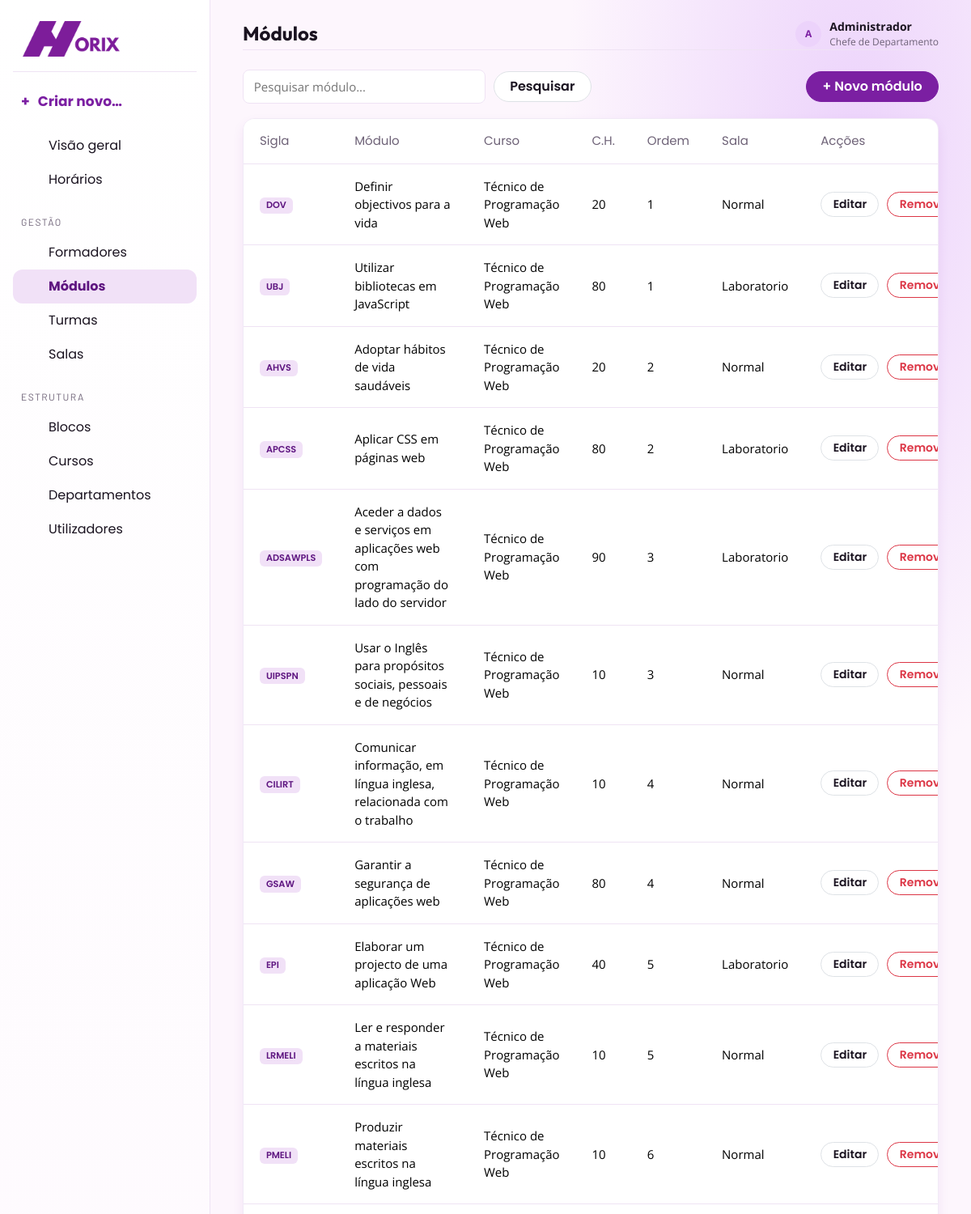
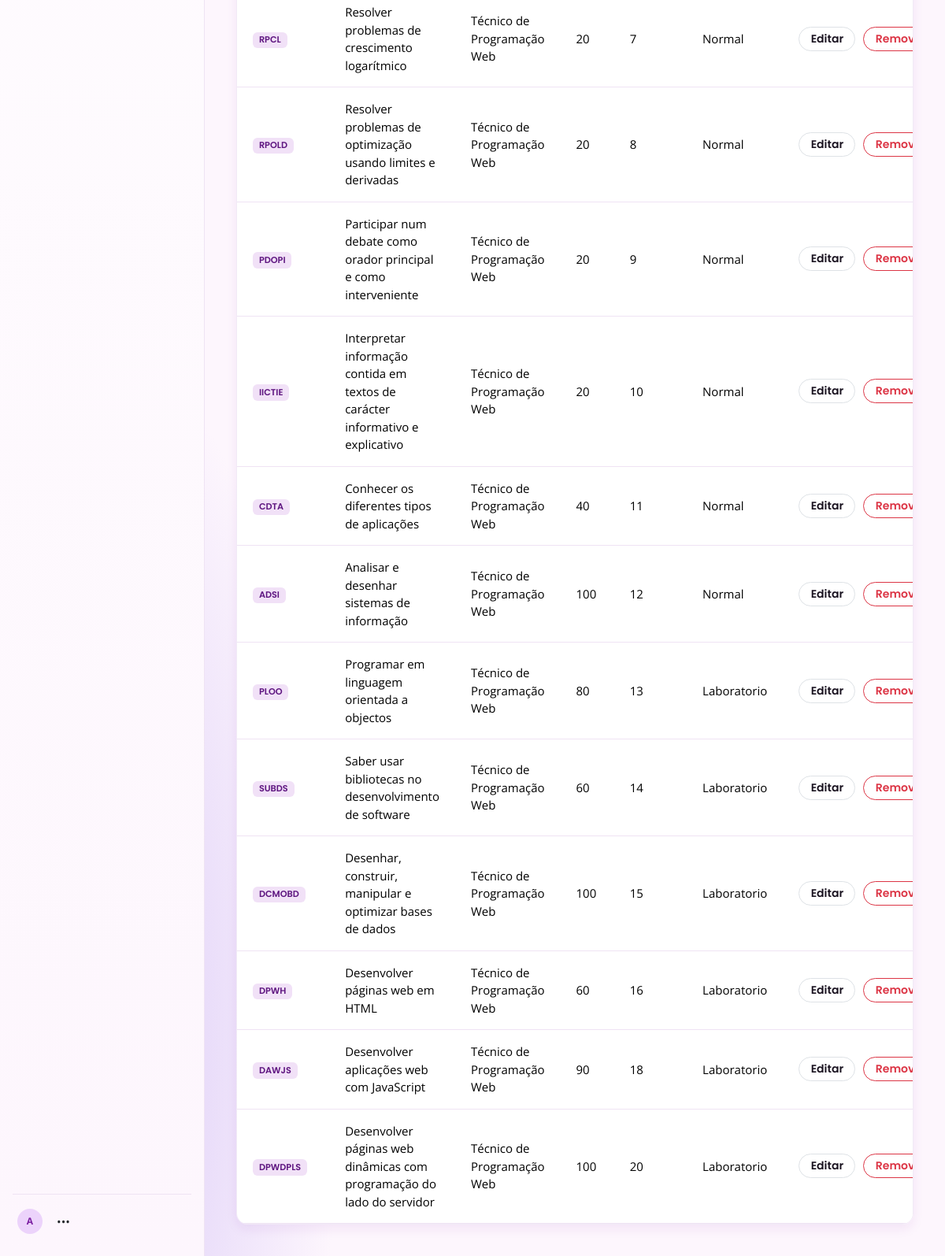
Screenshot of /View/html-php/Modulo.php (signed in) with the database file from the repository (2 pictures, top to bottom).
### tables this page shows
CREATE TABLE `utilizador` (
  `id_utilizador` int(11) NOT NULL,
  `nome` varchar(100) NOT NULL,
  `email` varchar(120) NOT NULL,
  `senha` varchar(255) NOT NULL,
  `perfil` enum('Chefe de Departamento','Formador') NOT NULL,
  `ativo` tinyint(1) NOT NULL DEFAULT 1,
  `criado_em` timestamp NOT NULL DEFAULT current_timestamp()
);

CREATE TABLE `modulo` (
  `id_modulo` int(11) NOT NULL,
  `nome` varchar(100) NOT NULL,
  `siglas` varchar(20) NOT NULL,
  `carga_horaria` int(11) NOT NULL DEFAULT 40,
  `ordem` int(11) NOT NULL DEFAULT 1,
  `tipo_sala` varchar(30) DEFAULT NULL,
  `id_curso` int(11) NOT NULL
);

CREATE TABLE `curso` (
  `id_curso` int(11) NOT NULL,
  `nome` varchar(100) NOT NULL,
  `id_departamento` int(11) NOT NULL
);

### Conexao/Conexao.php (called while the page is built, shortened)
<?php
function db(): mysqli
{
    static $con;
    if ($con instanceof mysqli) {
        return $con;
    }
    $con = new mysqli('localhost', 'root', '', 'gestao_horarios', "3306");
    $con->set_charset('utf8mb4');
    return $con;
}

### View/html-php/Modulo.php (the view, shortened to what this page needs)
<?php
require_once '../../bootstrap.php';
$q = post('q', $_GET['q'] ?? '');
$data = $q !== ''
    ? rows(
        'SELECT m.*, c.nome curso
         FROM modulo m
         JOIN curso c ON c.id_curso = m.id_curso
         WHERE m.nome LIKE ? OR m.siglas LIKE ? OR c.nome LIKE ?
         ORDER BY m.ordem, m.nome',
        'sss',
        '%' . $q . '%',
        '%' . $q . '%',
        '%' . $q . '%'
    )
    : rows(
        'SELECT m.*, c.nome curso
         FROM modulo m
         JOIN curso c ON c.id_curso = m.id_curso
         ORDER BY m.ordem, m.nome'
    );
layout_start('Módulos');
?>
<div class="toolbar">
    <form class="toolbar-left" method="get">
        <input class="search" name="q" value="<?= e($q) ?>" placeholder="Pesquisar módulo...">
        <button class="btn btn-light border">Pesquisar</button>
    </form>
    <button type="button" class="btn btn-primary" data-modal="novo" data-title="Novo módulo">+ Novo módulo</button>
</div>
<div class="card table-wrap">
    <table class="table align-middle mb-0">
        <thead>
            <tr>
                <th>Sigla</th>
                <th>Módulo</th>
                <th>Curso</th>
                <th>C.H.</th>
                <th>Ordem</th>
                <th>Sala</th>
                <th>Acções</th>
            </tr>
        </thead>
        <tbody>
            <?php foreach ($data as $r): ?>
                <tr>
                    <td><span class="badge blue"><?= e($r['siglas']) ?></span></td>
                    <td><?= e($r['nome']) ?></td>
                    <td><?= e($r['curso']) ?></td>
                    <td><?= e($r['carga_horaria']) ?></td>
                    <td><?= e($r['ordem']) ?></td>
                    <td><?= e($r['tipo_sala'] ?: 'Qualquer') ?></td>
                    <td>
                        <div class="actions">
                            <button type="button" class="btn btn-sm btn-light border" data-modal="editar" data-title="Editar módulo" data-row="<?= row_json($r) ?>">Editar</button>
                            <button type="button" class="btn btn-sm btn-outline-danger" data-modal="remover" data-title="Remover módulo" data-row="<?= row_json($r) ?>">Remover</button>
                        </div>
                    </td>
                </tr>
            <?php endforeach; ?>
        </tbody>
    </table>
</div>
<?php
layout_end();

### bootstrap.php (shortened to what this page needs)
<?php
require_once __DIR__ . '/Conexao/Conexao.php';
function e($v): string
{
    return htmlspecialchars((string) $v, ENT_QUOTES, 'UTF-8');
}
function row_json(array $r): string
{
    unset($r['senha']);
    return e(json_encode($r, JSON_UNESCAPED_UNICODE));
}
function post($key, $default = ''): string
{
    return trim((string) ($_POST[$key] ?? $default));
}
function page_acl(): array
{
    $todos = [PERFIL_CHEFE, PERFIL_FORMADOR];
    $chefe = [PERFIL_CHEFE];
    return [
        'TelaPrincipal.php' => $todos,
        'GerarHorario.php' => $todos,
        'HorarioPDF.php' => $chefe,
        'Formador.php' => $chefe,
        'FormadorModulos.php' => $chefe,
        'Disponibilidade.php' => $chefe,
        'Modulo.php' => $chefe,
        'Turma.php' => $chefe,
        'Sala.php' => $chefe,
        'Bloco.php' => $chefe,
        'Curso.php' => $chefe,
        'Departamento.php' => $chefe,
        'Utilizador.php' => $chefe,
    ];
}
function logged(): bool
{
    return !empty($_SESSION['user']);
}
function refresh_session_user(): void
{
    static $done = false;
    if ($done || !logged()) {
        return;
    }
    $u = one(
        'SELECT id_utilizador,nome,email,perfil FROM utilizador WHERE id_utilizador=? AND ativo=1',
        'i',
        (int) ($_SESSION['user']['id'] ?? 0)
    );
}
function require_login(): void
{
    refresh_session_user();
}
function user(): array
{
    return $_SESSION['user'] ?? [];
}
function perfil(): string
{
    return (string) (user()['perfil'] ?? '');
}
function is_chefe(): bool
{
    return logged() && perfil() === PERFIL_CHEFE;
}
function can_manage(): bool
{
    return is_chefe();
}
function can_access(string $file): bool
{
    $acl = page_acl();
    return !isset($acl[$file]) || in_array(perfil(), $acl[$file], true);
}
function enforce_page_access(): void
{
    require_login();
}
function rows(string $sql, string $types = '', ...$args): array
{
    $st = db()->prepare($sql);
    if ($types) {
        $st->bind_param($types, ...$args);
    }
    $st->execute();
    $r = $st->get_result();
    return $r ? $r->fetch_all(MYSQLI_ASSOC) : [];
}
function one(string $sql, string $types = '', ...$args): ?array
{
    $a = rows($sql, $types, ...$args);
    return $a[0] ?? null;
}
function active(string $file): string
{
    return basename($_SERVER['PHP_SELF']) === $file ? 'active' : '';
}
function icon(string $name, int $size = 18): string
{
    $paths = [
        'dashboard' => '<rect x="3" y="3" width="7" height="7" rx="1"/><rect x="14" y="3" width="7" height="7" rx="1"/><rect x="3" y="14" width="7" height="7" rx="1"/><rect x="14" y="14" width="7" height="7" rx="1"/>',
        'calendar' => '<rect x="3" y="4" width="18" height="17" rx="2"/><path d="M16 2v4M8 2v4M3 10h18"/>',
        'plan' => '<path d="M4 5h16M4 12h16M4 19h10"/><circle cx="17" cy="19" r="3"/>',
        'users' => '<path d="M16 21v-2a4 4 0 0 0-4-4H6a4 4 0 0 0-4 4v2"/><circle cx="9" cy="7" r="4"/><path d="M22 21v-2a4 4 0 0 0-3-3.87M16 3.13a4 4 0 0 1 0 7.75"/>',
        'book' => '<path d="M4 5.5A2.5 2.5 0 0 1 6.5 3H20v16H6.5A2.5 2.5 0 0 0 4 21.5z"/><path d="M4 5.5v16M8 7h8M8 11h8"/>',
        'school' => '<path d="m3 9 9-5 9 5-9 5z"/><path d="M7 12v5c3 2 7 2 10 0v-5M21 10v6"/>',
        'room' => '<path d="M4 21V5a2 2 0 0 1 2-2h12a2 2 0 0 1 2 2v16"/><path d="M9 21v-5h6v5M8 7h2M14 7h2M8 11h2M14 11h2"/>',
        'building' => '<path d="M4 21V4h12v17M16 9h4v12M8 8h4M8 12h4M8 16h4"/>',
        'book-open' => '<path d="M3 5a2 2 0 0 1 2-2h6v17H5a2 2 0 0 0-2 2zM21 5a2 2 0 0 0-2-2h-6v17h6a2 2 0 0 1 2 2z"/>',
        'user' => '<circle cx="12" cy="8" r="4"/><path d="M4 21a8 8 0 0 1 16 0"/>',
        'logout' => '<path d="M10 17l5-5-5-5M15 12H3"/><path d="M14 3h5a2 2 0 0 1 2 2v14a2 2 0 0 1-2 2h-5"/>',
        'sun' => '<circle cx="12" cy="12" r="4"/><path d="M12 2v2M12 20v2M4.93 4.93l1.41 1.41M17.66 17.66l1.41 1.41M2 12h2M20 12h2M4.93 19.07l1.41-1.41M17.66 6.34l1.41-1.41"/>',
        'moon' => '<path d="M21 12.8A8.5 8.5 0 1 1 11.2 3 6.7 6.7 0 0 0 21 12.8z"/>',
    ];
    $body = $paths[$name] ?? $paths['dashboard'];
    return '<svg class="icon-svg" width="' . $size . '" height="' . $size . '" viewBox="0 0 24 24" fill="none" stroke="currentColor" stroke-width="1.9" stroke-linecap="round" stroke-linejoin="round" aria-hidden="true">' . $body . '</svg>';
}
function nav_all(): array
{
    return [
        ['', [
            ['TelaPrincipal.php', 'Visão geral', 'dashboard'],
            ['GerarHorario.php', 'Horários', 'calendar'],
        ]],
        ['Gestão', [
            ['Formador.php', 'Formadores', 'users'],
            ['Modulo.php', 'Módulos', 'book'],
            ['Turma.php', 'Turmas', 'school'],
            ['Sala.php', 'Salas', 'room'],
        ]],
        ['Estrutura', [
            ['Bloco.php', 'Blocos', 'building'],
            ['Curso.php', 'Cursos', 'book-open'],
            ['Departamento.php', 'Departamentos', 'building'],
            ['Utilizador.php', 'Utilizadores', 'user'],
        ]],
    ];
}
function nav(): array
{
    $menu = [];
    foreach (nav_all() as $secao) {
        $itens = array_values(array_filter($secao[1], fn($n) => can_access($n[0])));
        if ($itens) {
            $menu[] = [$secao[0], $itens];
        }
    }
    return $menu;
}
function layout_start(string $title, string $subtitle = ''): void
{
    $u = user();
    $inicial = e(strtoupper(substr($u['nome'] ?? 'U', 0, 1)));
?>
    <!doctype html>
    <html lang="pt">
    <head>
        <link rel="stylesheet" href="../css/bootstrap.min.css">
        <link rel="stylesheet" href="../css/app.css">
    </head>
    <body>
        <aside class="sidebar">
        <div class="brand">
            <img src="../img/horix.png" alt="Horix - Gestão de Horários">
        </div>
        <?php if (can_manage()): ?>
            <div class="dropdown">
                <a class="create-new" href="#" role="button" data-bs-toggle="dropdown" aria-expanded="false">
                    <span>+</span> Criar novo…
                </a>
            </div>
        <?php endif; ?>
        <nav>
            <?php foreach (nav() as $secao): ?>
                <?php if ($secao[0] !== ''): ?>
                    <div class="nav-title"><?= e(mb_strtoupper($secao[0])) ?></div>
                <?php endif; ?>
                <?php foreach ($secao[1] as $n): ?>
                    <a class="nav-link <?= active($n[0]) ?>" href="<?= $n[0] ?>">
                        <span class="nav-icon"><?= icon($n[2], 20) ?></span>
                        <span><?= $n[1] ?></span>
                    </a>
                <?php endforeach; ?>
            <?php endforeach; ?>
        </nav>
        <div class="sidebar-bottom dropup">
            <div class="user-row">
                <div class="avatar"><?= $inicial ?></div>
                <a href="#" class="text-body px-2" data-bs-toggle="dropdown" aria-label="Opções">•••</a>
            </div>
        </div>
        </aside>
        <main class="main">
            <header class="topbar">
                <div class="title-wrap">
                    <div>
                        <h1><?= e($title) ?></h1>
                    </div>
                </div>
                <div class="profile">
                    <div class="avatar"><?= $inicial ?></div>
                    <div>
                        <strong><?= e($u['nome'] ?? 'Utilizador') ?></strong>
                        <small><?= e($u['perfil'] ?? '') ?></small>
                    </div>
                </div>
            </header>
            <section class="content">
            <?php
        }
        function layout_end(): void
        {
            ?>
            </section>
        </main>
    </body>
    </html>
<?php
        }
enforce_page_access();

### rows the page displays
utilizador: nome "A", nome "Administrador", perfil "Chefe de Departamento"
modulo: siglas "DOV", nome "Definir objectivos para a vida", id_curso.nome "Técnico de Programação Web", carga_horaria "20", ordem "1", tipo_sala "Normal"
modulo: siglas "UBJ", nome "Utilizar bibliotecas em JavaScript", id_curso.nome "Técnico de Programação Web", carga_horaria "80", ordem "1", tipo_sala "Laboratorio"
modulo: siglas "AHVS", nome "Adoptar hábitos de vida saudáveis", id_curso.nome "Técnico de Programação Web", carga_horaria "20", ordem "2", tipo_sala "Normal"
modulo: siglas "APCSS", nome "Aplicar CSS em páginas web", id_curso.nome "Técnico de Programação Web", carga_horaria "80", ordem "2", tipo_sala "Laboratorio"
modulo: siglas "ADSAWPLS", nome "Aceder a dados e serviços em aplicações web com programação do lado do servidor", id_curso.nome "Técnico de Programação Web", carga_horaria "90", ordem "3", tipo_sala "Laboratorio"
modulo: siglas "UIPSPN", nome "Usar o Inglês para propósitos sociais, pessoais e de negócios", id_curso.nome "Técnico de Programação Web", carga_horaria "10", ordem "3", tipo_sala "Normal"
modulo: siglas "CILIRT", nome "Comunicar informação, em língua inglesa, relacionada com o trabalho", id_curso.nome "Técnico de Programação Web", carga_horaria "10", ordem "4", tipo_sala "Normal"
modulo: siglas "GSAW", nome "Garantir a segurança de aplicações web", id_curso.nome "Técnico de Programação Web", carga_horaria "80", ordem "4", tipo_sala "Normal"
modulo: siglas "EPI", nome "Elaborar um projecto de uma aplicação Web", id_curso.nome "Técnico de Programação Web", carga_horaria "40", ordem "5", tipo_sala "Laboratorio"
modulo: siglas "LRMELI", nome "Ler e responder a materiais escritos na língua inglesa", id_curso.nome "Técnico de Programação Web", carga_horaria "10", ordem "5", tipo_sala "Normal"
modulo: siglas "PMELI", nome "Produzir materiais escritos na língua inglesa", id_curso.nome "Técnico de Programação Web", carga_horaria "10", ordem "6", tipo_sala "Normal"
modulo: siglas "RPCL", nome "Resolver problemas de crescimento logarítmico", id_curso.nome "Técnico de Programação Web", carga_horaria "20", ordem "7", tipo_sala "Normal"
modulo: siglas "RPOLD", nome "Resolver problemas de optimização usando limites e derivadas", id_curso.nome "Técnico de Programação Web", carga_horaria "20", ordem "8", tipo_sala "Normal"
modulo: siglas "PDOPI", nome "Participar num debate como orador principal e como interveniente", id_curso.nome "Técnico de Programação Web", carga_horaria "20", ordem "9", tipo_sala "Normal"
modulo: siglas "IICTIE", nome "Interpretar informação contida em textos de carácter informativo e explicativo", id_curso.nome "Técnico de Programação Web", carga_horaria "20", ordem "10", tipo_sala "Normal"
modulo: siglas "CDTA", nome "Conhecer os diferentes tipos de aplicações", id_curso.nome "Técnico de Programação Web", carga_horaria "40", ordem "11", tipo_sala "Normal"
modulo: siglas "ADSI", nome "Analisar e desenhar sistemas de informação", id_curso.nome "Técnico de Programação Web", carga_horaria "100", ordem "12", tipo_sala "Normal"
modulo: siglas "PLOO", nome "Programar em linguagem orientada a objectos", id_curso.nome "Técnico de Programação Web", carga_horaria "80", ordem "13", tipo_sala "Laboratorio"
modulo: siglas "SUBDS", nome "Saber usar bibliotecas no desenvolvimento de software", id_curso.nome "Técnico de Programação Web", carga_horaria "60", ordem "14", tipo_sala "Laboratorio"
modulo: siglas "DCMOBD", nome "Desenhar, construir, manipular e optimizar bases de dados", id_curso.nome "Técnico de Programação Web", carga_horaria "100", ordem "15", tipo_sala "Laboratorio"
modulo: siglas "DPWH", nome "Desenvolver páginas web em HTML", id_curso.nome "Técnico de Programação Web", carga_horaria "60", ordem "16", tipo_sala "Laboratorio"
modulo: siglas "DAWJS", nome "Desenvolver aplicações web com JavaScript", id_curso.nome "Técnico de Programação Web", carga_horaria "90", ordem "18", tipo_sala "Laboratorio"
modulo: siglas "DPWDPLS", nome "Desenvolver páginas web dinâmicas com programação do lado do servidor", id_curso.nome "Técnico de Programação Web", carga_horaria "100", ordem "20", tipo_sala "Laboratorio"

### other values shown
$n[1] "Visão geral"
$n[1] "Horários"
mb_strtoupper($secao[0]) "GESTÃO"
$n[1] "Formadores"
$n[1] "Módulos"
$n[1] "Turmas"
$n[1] "Salas"
mb_strtoupper($secao[0]) "ESTRUTURA"
$n[1] "Blocos"
$n[1] "Cursos"
$n[1] "Departamentos"
$n[1] "Utilizadores"
$title "Módulos"
